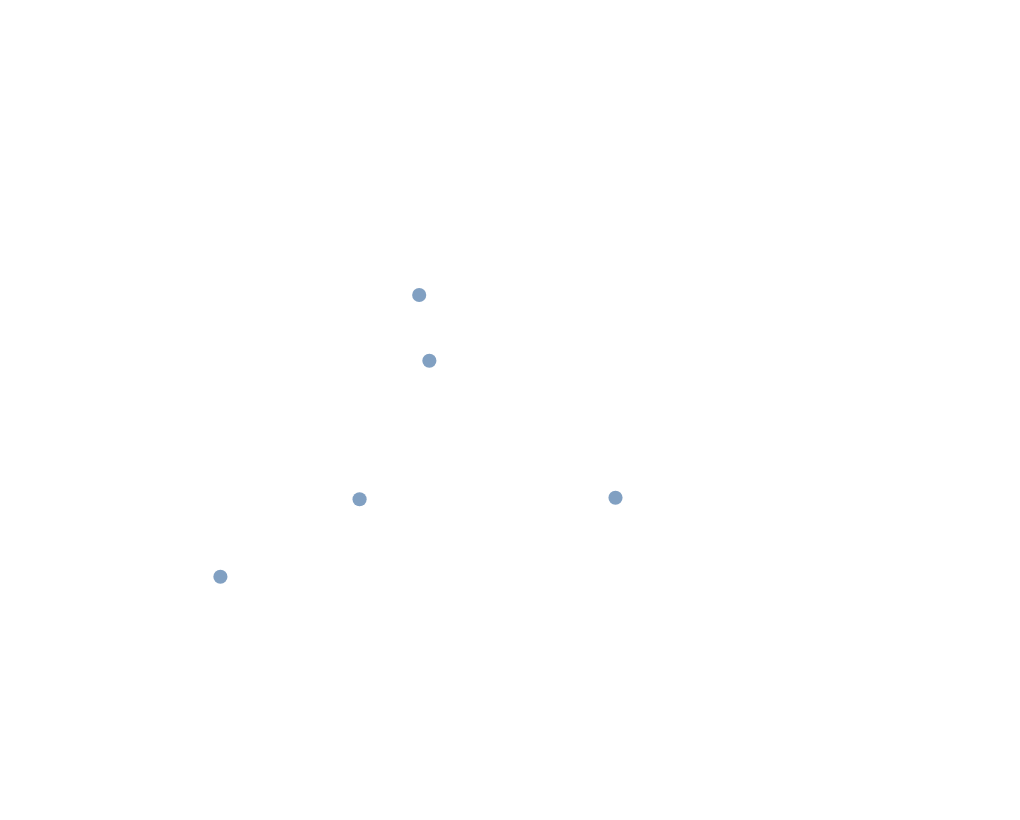

Notebook source saved alongside this figure:
### Code cell
alt.Chart(mydf).mark_circle().encode(
    longitude='long',
    latitude='lat',
    size=alt.value(50),
    tooltip='name'
).project(
    type= 'mercator',
    scale= 350,                          # Magnify
    center= [20,50],                     # [lon, lat]
    clipExtent= [[0, 0], [400, 300]],    # [[left, top], [right, bottom]]
).properties(
    width=500,
    height=400
)

### Figure 1 — Vega-Lite specification as saved in the notebook (floating-point values rounded to 4 significant figures)
{"config": {"view": {"continuousWidth": 400, "continuousHeight": 300}}, "data": {"name": "data-92422868adc2326c5770e690f24a4888"}, "mark": "circle", "encoding": {"latitude": {"field": "lat", "type": "quantitative"}, "longitude": {"field": "long", "type": "quantitative"}, "size": {"value": 50}, "tooltip": {"type": "nominal", "field": "name"}}, "height": 400, "projection": {"center": [20, 50], "clipExtent": [[0, 0], [400, 300]], "scale": 350, "type": "mercator"}, "width": 500, "$schema": "https://vega.github.io/schema/vega-lite/v4.8.1.json", "datasets": {"data-92422868adc2326c5770e690f24a4888": [{"name": "Constanta", "lat": 45.16, "long": 28.63}, {"name": "Turin", "lat": 45.07, "long": 7.687}, {"name": "Madrid", "lat": 40.42, "long": -3.704}, {"name": "Copenhagen", "lat": 55.68, "long": 12.57}, {"name": "Berlin", "lat": 52.52, "long": 13.4}]}}
